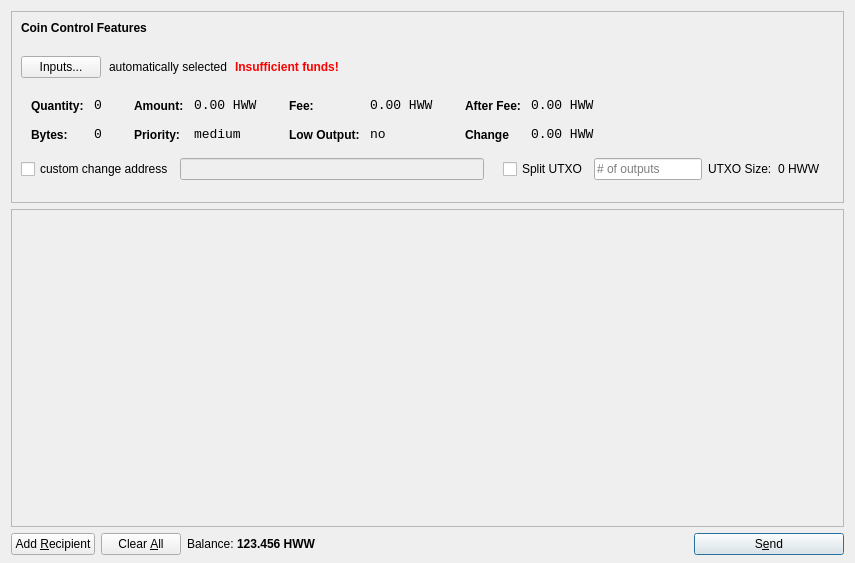
<?xml version="1.0" encoding="UTF-8"?>
<ui version="4.0">
 <class>SendCoinsDialog</class>
 <widget class="QDialog" name="SendCoinsDialog">
  <property name="geometry">
   <rect>
    <x>0</x>
    <y>0</y>
    <width>855</width>
    <height>563</height>
   </rect>
  </property>
  <property name="windowTitle">
   <string>Send Coins</string>
  </property>
  <layout class="QVBoxLayout" name="verticalLayout" stretch="0,1,0">
   <property name="bottomMargin">
    <number>8</number>
   </property>
   <item>
    <widget class="QFrame" name="frameCoinControl">
     <property name="sizePolicy">
      <sizepolicy hsizetype="Expanding" vsizetype="Expanding">
       <horstretch>0</horstretch>
       <verstretch>0</verstretch>
      </sizepolicy>
     </property>
     <property name="maximumSize">
      <size>
       <width>16777215</width>
       <height>16777215</height>
      </size>
     </property>
     <property name="frameShape">
      <enum>QFrame::StyledPanel</enum>
     </property>
     <property name="frameShadow">
      <enum>QFrame::Sunken</enum>
     </property>
     <layout class="QGridLayout" name="gridLayout">
      <item row="0" column="0">
       <layout class="QHBoxLayout" name="horizontalLayoutCoinControl1">
        <property name="bottomMargin">
         <number>15</number>
        </property>
        <item>
         <widget class="QLabel" name="labelCoinControlFeatures">
          <property name="sizePolicy">
           <sizepolicy hsizetype="Preferred" vsizetype="Maximum">
            <horstretch>0</horstretch>
            <verstretch>0</verstretch>
           </sizepolicy>
          </property>
          <property name="font">
           <font>
            <weight>75</weight>
            <bold>true</bold>
           </font>
          </property>
          <property name="styleSheet">
           <string notr="true">font-weight:bold;</string>
          </property>
          <property name="text">
           <string>Coin Control Features</string>
          </property>
         </widget>
        </item>
       </layout>
      </item>
      <item row="1" column="0">
       <layout class="QHBoxLayout" name="horizontalLayoutCoinControl2" stretch="0,0,0,0">
        <property name="spacing">
         <number>8</number>
        </property>
        <property name="bottomMargin">
         <number>10</number>
        </property>
        <item>
         <widget class="QPushButton" name="pushButtonCoinControl">
          <property name="styleSheet">
           <string notr="true"/>
          </property>
          <property name="text">
           <string>Inputs...</string>
          </property>
         </widget>
        </item>
        <item>
         <widget class="QLabel" name="labelCoinControlAutomaticallySelected">
          <property name="text">
           <string>automatically selected</string>
          </property>
          <property name="margin">
           <number>5</number>
          </property>
         </widget>
        </item>
        <item>
         <widget class="QLabel" name="labelCoinControlInsuffFunds">
          <property name="font">
           <font>
            <weight>75</weight>
            <bold>true</bold>
           </font>
          </property>
          <property name="styleSheet">
           <string notr="true">color:red;font-weight:bold;</string>
          </property>
          <property name="text">
           <string>Insufficient funds!</string>
          </property>
          <property name="margin">
           <number>5</number>
          </property>
         </widget>
        </item>
        <item>
         <spacer name="horizontalSpacerCoinControl">
          <property name="orientation">
           <enum>Qt::Horizontal</enum>
          </property>
          <property name="sizeHint" stdset="0">
           <size>
            <width>40</width>
            <height>1</height>
           </size>
          </property>
         </spacer>
        </item>
       </layout>
      </item>
      <item row="2" column="0">
       <widget class="QWidget" name="widgetCoinControl" native="true">
        <property name="sizePolicy">
         <sizepolicy hsizetype="Preferred" vsizetype="Preferred">
          <horstretch>0</horstretch>
          <verstretch>0</verstretch>
         </sizepolicy>
        </property>
        <property name="minimumSize">
         <size>
          <width>0</width>
          <height>0</height>
         </size>
        </property>
        <property name="styleSheet">
         <string notr="true"/>
        </property>
        <layout class="QHBoxLayout" name="horizontalLayoutCoinControl5">
         <property name="leftMargin">
          <number>0</number>
         </property>
         <property name="topMargin">
          <number>0</number>
         </property>
         <property name="rightMargin">
          <number>0</number>
         </property>
         <property name="bottomMargin">
          <number>0</number>
         </property>
         <item>
          <layout class="QHBoxLayout" name="horizontalLayoutCoinControl3" stretch="0,0,0,1">
           <property name="spacing">
            <number>20</number>
           </property>
           <property name="topMargin">
            <number>0</number>
           </property>
           <property name="bottomMargin">
            <number>10</number>
           </property>
           <item>
            <layout class="QFormLayout" name="formLayoutCoinControl1">
             <property name="horizontalSpacing">
              <number>10</number>
             </property>
             <property name="verticalSpacing">
              <number>14</number>
             </property>
             <property name="leftMargin">
              <number>10</number>
             </property>
             <property name="topMargin">
              <number>4</number>
             </property>
             <property name="rightMargin">
              <number>6</number>
             </property>
             <item row="0" column="0">
              <widget class="QLabel" name="labelCoinControlQuantityText">
               <property name="styleSheet">
                <string notr="true">font-weight:bold;</string>
               </property>
               <property name="text">
                <string>Quantity:</string>
               </property>
               <property name="margin">
                <number>0</number>
               </property>
              </widget>
             </item>
             <item row="0" column="1">
              <widget class="QLabel" name="labelCoinControlQuantity">
               <property name="font">
                <font>
                 <family>Monospace</family>
                 <pointsize>10</pointsize>
                </font>
               </property>
               <property name="cursor">
                <cursorShape>IBeamCursor</cursorShape>
               </property>
               <property name="contextMenuPolicy">
                <enum>Qt::ActionsContextMenu</enum>
               </property>
               <property name="text">
                <string>0</string>
               </property>
               <property name="margin">
                <number>0</number>
               </property>
               <property name="textInteractionFlags">
                <set>Qt::LinksAccessibleByMouse|Qt::TextSelectableByKeyboard|Qt::TextSelectableByMouse</set>
               </property>
              </widget>
             </item>
             <item row="1" column="0">
              <widget class="QLabel" name="labelCoinControlBytesText">
               <property name="styleSheet">
                <string notr="true">font-weight:bold;</string>
               </property>
               <property name="text">
                <string>Bytes:</string>
               </property>
              </widget>
             </item>
             <item row="1" column="1">
              <widget class="QLabel" name="labelCoinControlBytes">
               <property name="font">
                <font>
                 <family>Monospace</family>
                 <pointsize>10</pointsize>
                </font>
               </property>
               <property name="cursor">
                <cursorShape>IBeamCursor</cursorShape>
               </property>
               <property name="contextMenuPolicy">
                <enum>Qt::ActionsContextMenu</enum>
               </property>
               <property name="text">
                <string>0</string>
               </property>
               <property name="textInteractionFlags">
                <set>Qt::LinksAccessibleByMouse|Qt::TextSelectableByKeyboard|Qt::TextSelectableByMouse</set>
               </property>
              </widget>
             </item>
            </layout>
           </item>
           <item>
            <layout class="QFormLayout" name="formLayoutCoinControl2">
             <property name="horizontalSpacing">
              <number>10</number>
             </property>
             <property name="verticalSpacing">
              <number>14</number>
             </property>
             <property name="leftMargin">
              <number>6</number>
             </property>
             <property name="topMargin">
              <number>4</number>
             </property>
             <property name="rightMargin">
              <number>6</number>
             </property>
             <item row="0" column="0">
              <widget class="QLabel" name="labelCoinControlAmountText">
               <property name="styleSheet">
                <string notr="true">font-weight:bold;</string>
               </property>
               <property name="text">
                <string>Amount:</string>
               </property>
               <property name="margin">
                <number>0</number>
               </property>
              </widget>
             </item>
             <item row="0" column="1">
              <widget class="QLabel" name="labelCoinControlAmount">
               <property name="font">
                <font>
                 <family>Monospace</family>
                 <pointsize>10</pointsize>
                </font>
               </property>
               <property name="cursor">
                <cursorShape>IBeamCursor</cursorShape>
               </property>
               <property name="contextMenuPolicy">
                <enum>Qt::ActionsContextMenu</enum>
               </property>
               <property name="text">
                <string>0.00 HWW</string>
               </property>
               <property name="textInteractionFlags">
                <set>Qt::LinksAccessibleByMouse|Qt::TextSelectableByKeyboard|Qt::TextSelectableByMouse</set>
               </property>
              </widget>
             </item>
             <item row="1" column="0">
              <widget class="QLabel" name="labelCoinControlPriorityText">
               <property name="styleSheet">
                <string notr="true">font-weight:bold;</string>
               </property>
               <property name="text">
                <string>Priority:</string>
               </property>
              </widget>
             </item>
             <item row="1" column="1">
              <widget class="QLabel" name="labelCoinControlPriority">
               <property name="font">
                <font>
                 <family>Monospace</family>
                 <pointsize>10</pointsize>
                </font>
               </property>
               <property name="cursor">
                <cursorShape>IBeamCursor</cursorShape>
               </property>
               <property name="contextMenuPolicy">
                <enum>Qt::ActionsContextMenu</enum>
               </property>
               <property name="text">
                <string>medium</string>
               </property>
               <property name="textInteractionFlags">
                <set>Qt::LinksAccessibleByMouse|Qt::TextSelectableByKeyboard|Qt::TextSelectableByMouse</set>
               </property>
              </widget>
             </item>
            </layout>
           </item>
           <item>
            <layout class="QFormLayout" name="formLayoutCoinControl3">
             <property name="horizontalSpacing">
              <number>10</number>
             </property>
             <property name="verticalSpacing">
              <number>14</number>
             </property>
             <property name="leftMargin">
              <number>6</number>
             </property>
             <property name="topMargin">
              <number>4</number>
             </property>
             <property name="rightMargin">
              <number>6</number>
             </property>
             <item row="0" column="0">
              <widget class="QLabel" name="labelCoinControlFeeText">
               <property name="styleSheet">
                <string notr="true">font-weight:bold;</string>
               </property>
               <property name="text">
                <string>Fee:</string>
               </property>
               <property name="margin">
                <number>0</number>
               </property>
              </widget>
             </item>
             <item row="0" column="1">
              <widget class="QLabel" name="labelCoinControlFee">
               <property name="font">
                <font>
                 <family>Monospace</family>
                 <pointsize>10</pointsize>
                </font>
               </property>
               <property name="cursor">
                <cursorShape>IBeamCursor</cursorShape>
               </property>
               <property name="contextMenuPolicy">
                <enum>Qt::ActionsContextMenu</enum>
               </property>
               <property name="text">
                <string>0.00 HWW</string>
               </property>
               <property name="textInteractionFlags">
                <set>Qt::LinksAccessibleByMouse|Qt::TextSelectableByKeyboard|Qt::TextSelectableByMouse</set>
               </property>
              </widget>
             </item>
             <item row="1" column="0">
              <widget class="QLabel" name="labelCoinControlLowOutputText">
               <property name="styleSheet">
                <string notr="true">font-weight:bold;</string>
               </property>
               <property name="text">
                <string>Low Output:</string>
               </property>
              </widget>
             </item>
             <item row="1" column="1">
              <widget class="QLabel" name="labelCoinControlLowOutput">
               <property name="font">
                <font>
                 <family>Monospace</family>
                 <pointsize>10</pointsize>
                </font>
               </property>
               <property name="cursor">
                <cursorShape>IBeamCursor</cursorShape>
               </property>
               <property name="contextMenuPolicy">
                <enum>Qt::ActionsContextMenu</enum>
               </property>
               <property name="text">
                <string>no</string>
               </property>
               <property name="textInteractionFlags">
                <set>Qt::LinksAccessibleByMouse|Qt::TextSelectableByKeyboard|Qt::TextSelectableByMouse</set>
               </property>
              </widget>
             </item>
            </layout>
           </item>
           <item>
            <layout class="QFormLayout" name="formLayoutCoinControl4">
             <property name="horizontalSpacing">
              <number>10</number>
             </property>
             <property name="verticalSpacing">
              <number>14</number>
             </property>
             <property name="leftMargin">
              <number>6</number>
             </property>
             <property name="topMargin">
              <number>4</number>
             </property>
             <property name="rightMargin">
              <number>6</number>
             </property>
             <item row="0" column="0">
              <widget class="QLabel" name="labelCoinControlAfterFeeText">
               <property name="styleSheet">
                <string notr="true">font-weight:bold;</string>
               </property>
               <property name="text">
                <string>After Fee:</string>
               </property>
               <property name="margin">
                <number>0</number>
               </property>
              </widget>
             </item>
             <item row="0" column="1">
              <widget class="QLabel" name="labelCoinControlAfterFee">
               <property name="font">
                <font>
                 <family>Monospace</family>
                 <pointsize>10</pointsize>
                </font>
               </property>
               <property name="cursor">
                <cursorShape>IBeamCursor</cursorShape>
               </property>
               <property name="contextMenuPolicy">
                <enum>Qt::ActionsContextMenu</enum>
               </property>
               <property name="text">
                <string>0.00 HWW</string>
               </property>
               <property name="textInteractionFlags">
                <set>Qt::LinksAccessibleByMouse|Qt::TextSelectableByKeyboard|Qt::TextSelectableByMouse</set>
               </property>
              </widget>
             </item>
             <item row="1" column="0">
              <widget class="QLabel" name="labelCoinControlChangeText">
               <property name="styleSheet">
                <string notr="true">font-weight:bold;</string>
               </property>
               <property name="text">
                <string>Change</string>
               </property>
              </widget>
             </item>
             <item row="1" column="1">
              <widget class="QLabel" name="labelCoinControlChange">
               <property name="font">
                <font>
                 <family>Monospace</family>
                 <pointsize>10</pointsize>
                </font>
               </property>
               <property name="cursor">
                <cursorShape>IBeamCursor</cursorShape>
               </property>
               <property name="contextMenuPolicy">
                <enum>Qt::ActionsContextMenu</enum>
               </property>
               <property name="text">
                <string>0.00 HWW</string>
               </property>
               <property name="textInteractionFlags">
                <set>Qt::LinksAccessibleByMouse|Qt::TextSelectableByKeyboard|Qt::TextSelectableByMouse</set>
               </property>
              </widget>
             </item>
            </layout>
           </item>
          </layout>
         </item>
        </layout>
       </widget>
      </item>
      <item row="3" column="0">
       <layout class="QHBoxLayout" name="horizontalLayout_3">
        <item>
         <widget class="QCheckBox" name="checkBoxCoinControlChange">
          <property name="text">
           <string>custom change address</string>
          </property>
         </widget>
        </item>
        <item>
         <widget class="QLineEdit" name="lineEditCoinControlChange">
          <property name="enabled">
           <bool>false</bool>
          </property>
          <property name="sizePolicy">
           <sizepolicy hsizetype="Expanding" vsizetype="Fixed">
            <horstretch>0</horstretch>
            <verstretch>0</verstretch>
           </sizepolicy>
          </property>
         </widget>
        </item>
        <item>
         <widget class="QLabel" name="labelCoinControlChangeLabel">
          <property name="sizePolicy">
           <sizepolicy hsizetype="Preferred" vsizetype="Expanding">
            <horstretch>0</horstretch>
            <verstretch>0</verstretch>
           </sizepolicy>
          </property>
          <property name="minimumSize">
           <size>
            <width>0</width>
            <height>0</height>
           </size>
          </property>
          <property name="text">
           <string/>
          </property>
          <property name="margin">
           <number>3</number>
          </property>
         </widget>
        </item>
        <item>
         <widget class="QCheckBox" name="splitBlockCheckBox">
          <property name="text">
           <string>Split UTXO</string>
          </property>
         </widget>
        </item>
        <item>
         <widget class="QLineEdit" name="splitBlockLineEdit">
          <property name="sizePolicy">
           <sizepolicy hsizetype="Fixed" vsizetype="Fixed">
            <horstretch>50</horstretch>
            <verstretch>0</verstretch>
           </sizepolicy>
          </property>
          <property name="placeholderText">
           <string># of outputs</string>
          </property>
         </widget>
        </item>
        <item>
         <widget class="QLabel" name="labelBlockSizeText">
          <property name="text">
           <string>UTXO Size:</string>
          </property>
         </widget>
        </item>
        <item>
         <widget class="QLabel" name="labelBlockSize">
          <property name="text">
           <string>0 HWW</string>
          </property>
         </widget>
        </item>
        <item>
         <widget class="QLabel" name="labelCoinControlChangeLabel_2">
          <property name="sizePolicy">
           <sizepolicy hsizetype="Preferred" vsizetype="Expanding">
            <horstretch>0</horstretch>
            <verstretch>0</verstretch>
           </sizepolicy>
          </property>
          <property name="minimumSize">
           <size>
            <width>0</width>
            <height>0</height>
           </size>
          </property>
          <property name="text">
           <string/>
          </property>
          <property name="margin">
           <number>3</number>
          </property>
         </widget>
        </item>
       </layout>
      </item>
      <item row="4" column="0">
       <spacer name="verticalSpacerCoinControl">
        <property name="orientation">
         <enum>Qt::Vertical</enum>
        </property>
        <property name="sizeHint" stdset="0">
         <size>
          <width>800</width>
          <height>13</height>
         </size>
        </property>
       </spacer>
      </item>
     </layout>
    </widget>
   </item>
   <item>
    <widget class="QScrollArea" name="scrollArea">
     <property name="widgetResizable">
      <bool>true</bool>
     </property>
     <widget class="QWidget" name="scrollAreaWidgetContents">
      <property name="geometry">
       <rect>
        <x>0</x>
        <y>0</y>
        <width>835</width>
        <height>283</height>
       </rect>
      </property>
      <layout class="QVBoxLayout" name="verticalLayout_2">
       <property name="leftMargin">
        <number>0</number>
       </property>
       <property name="topMargin">
        <number>0</number>
       </property>
       <property name="rightMargin">
        <number>0</number>
       </property>
       <property name="bottomMargin">
        <number>0</number>
       </property>
       <item>
        <layout class="QVBoxLayout" name="entries">
         <property name="spacing">
          <number>6</number>
         </property>
        </layout>
       </item>
       <item>
        <spacer name="verticalSpacer">
         <property name="orientation">
          <enum>Qt::Vertical</enum>
         </property>
         <property name="sizeHint" stdset="0">
          <size>
           <width>20</width>
           <height>40</height>
          </size>
         </property>
        </spacer>
       </item>
      </layout>
     </widget>
    </widget>
   </item>
   <item>
    <layout class="QHBoxLayout" name="horizontalLayout">
     <item>
      <widget class="QPushButton" name="addButton">
       <property name="toolTip">
        <string>Send to multiple recipients at once</string>
       </property>
       <property name="text">
        <string>Add &amp;Recipient</string>
       </property>
       <property name="icon">
        <iconset resource="../bitcoin.qrc">
         <normaloff>:/icons/add</normaloff>:/icons/add</iconset>
       </property>
       <property name="autoDefault">
        <bool>false</bool>
       </property>
      </widget>
     </item>
     <item>
      <widget class="QPushButton" name="clearButton">
       <property name="sizePolicy">
        <sizepolicy hsizetype="Minimum" vsizetype="Fixed">
         <horstretch>0</horstretch>
         <verstretch>0</verstretch>
        </sizepolicy>
       </property>
       <property name="toolTip">
        <string>Remove all transaction fields</string>
       </property>
       <property name="text">
        <string>Clear &amp;All</string>
       </property>
       <property name="icon">
        <iconset resource="../bitcoin.qrc">
         <normaloff>:/icons/remove</normaloff>:/icons/remove</iconset>
       </property>
       <property name="autoRepeatDelay">
        <number>300</number>
       </property>
       <property name="autoDefault">
        <bool>false</bool>
       </property>
      </widget>
     </item>
     <item>
      <layout class="QHBoxLayout" name="horizontalLayout_2">
       <property name="spacing">
        <number>3</number>
       </property>
       <item>
        <widget class="QLabel" name="label">
         <property name="sizePolicy">
          <sizepolicy hsizetype="Preferred" vsizetype="Fixed">
           <horstretch>0</horstretch>
           <verstretch>0</verstretch>
          </sizepolicy>
         </property>
         <property name="text">
          <string>Balance:</string>
         </property>
        </widget>
       </item>
       <item>
        <widget class="QLabel" name="labelBalance">
         <property name="sizePolicy">
          <sizepolicy hsizetype="Preferred" vsizetype="Fixed">
           <horstretch>0</horstretch>
           <verstretch>0</verstretch>
          </sizepolicy>
         </property>
         <property name="font">
          <font>
           <weight>75</weight>
           <bold>true</bold>
          </font>
         </property>
         <property name="cursor">
          <cursorShape>IBeamCursor</cursorShape>
         </property>
         <property name="text">
          <string>123.456 HWW</string>
         </property>
         <property name="textInteractionFlags">
          <set>Qt::LinksAccessibleByMouse|Qt::TextSelectableByKeyboard|Qt::TextSelectableByMouse</set>
         </property>
        </widget>
       </item>
      </layout>
     </item>
     <item>
      <spacer name="horizontalSpacer">
       <property name="orientation">
        <enum>Qt::Horizontal</enum>
       </property>
       <property name="sizeHint" stdset="0">
        <size>
         <width>40</width>
         <height>20</height>
        </size>
       </property>
      </spacer>
     </item>
     <item>
      <widget class="QPushButton" name="sendButton">
       <property name="minimumSize">
        <size>
         <width>150</width>
         <height>0</height>
        </size>
       </property>
       <property name="toolTip">
        <string>Confirm the send action</string>
       </property>
       <property name="text">
        <string>S&amp;end</string>
       </property>
       <property name="icon">
        <iconset resource="../bitcoin.qrc">
         <normaloff>:/icons/send</normaloff>:/icons/send</iconset>
       </property>
       <property name="default">
        <bool>true</bool>
       </property>
      </widget>
     </item>
    </layout>
   </item>
  </layout>
 </widget>
 <resources>
  <include location="../bitcoin.qrc"/>
 </resources>
 <connections/>
</ui>
